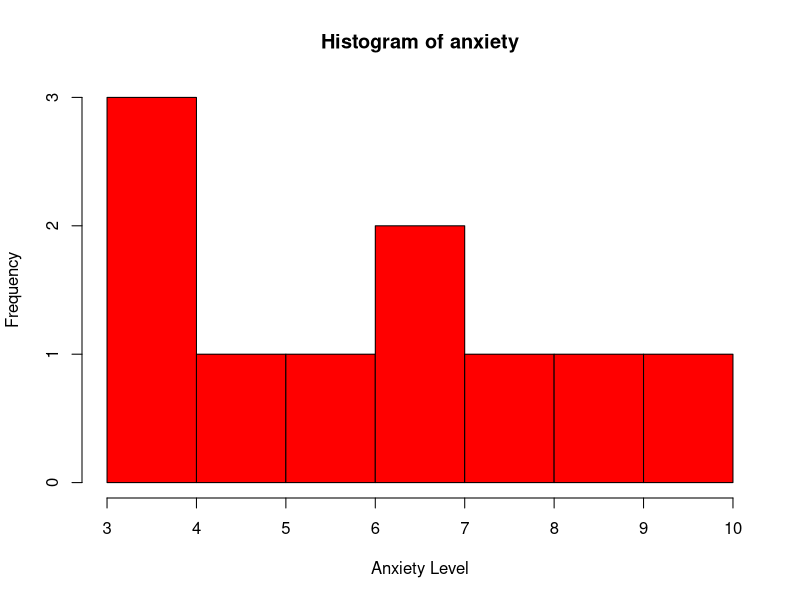
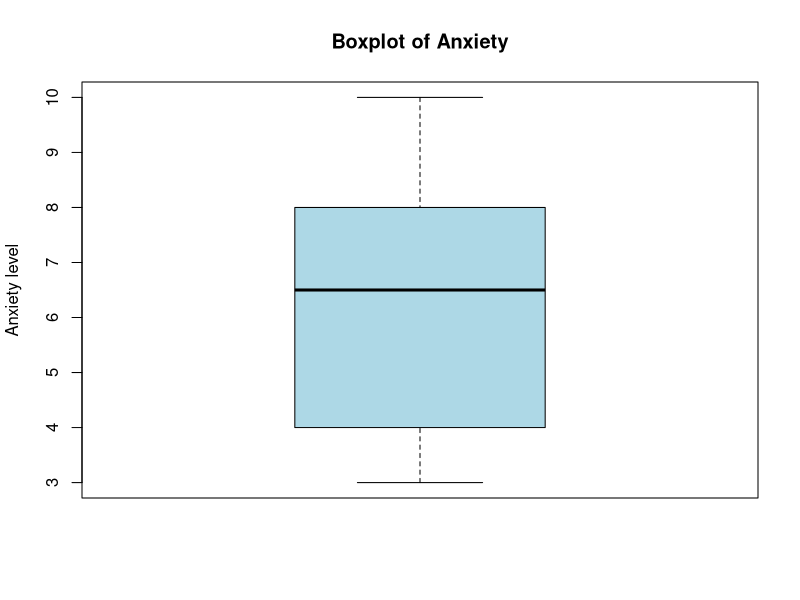

Source code (R) for these figures, in order:
## ---- chunk 1
anxiety <- c(3, 4, 4, 5, 6, 7, 7, 8, 9, 10)
## ---- chunk 2
mean(anxiety)
median(anxiety)
table(anxiety)
## ---- chunk 3
range(anxiety) # use this to find the largest and smallest values
max(anxiety) - min(anxiety)
var(anxiety)
sd(anxiety)
## ---- chunk 4
summary(anxiety)
## ---- chunk 5
hist(anxiety,
     xlab = "Anxiety Level", # x axis label
     col = "red",
     border = "black")
## ---- chunk 6
boxplot(anxiety,
        main = "Boxplot of Anxiety", # title of graph
        ylab = "Anxiety level", # y axis label
        col = "lightblue")
## ---- chunk 7
students <- data.frame(
  name = c("John", "James", "Alex", "Kevin", "Adam"),
  fear = c(5, 8, 7, 6, 9),
  sleep = c(8, 5, 6, 7, 4)
) # create our set of data
## ---- chunk 8
students # view our data
## ---- chunk 9
mean(students$fear)
mean(students$sleep)
# calculate means for the data
## ---- chunk 10
summary(students)
